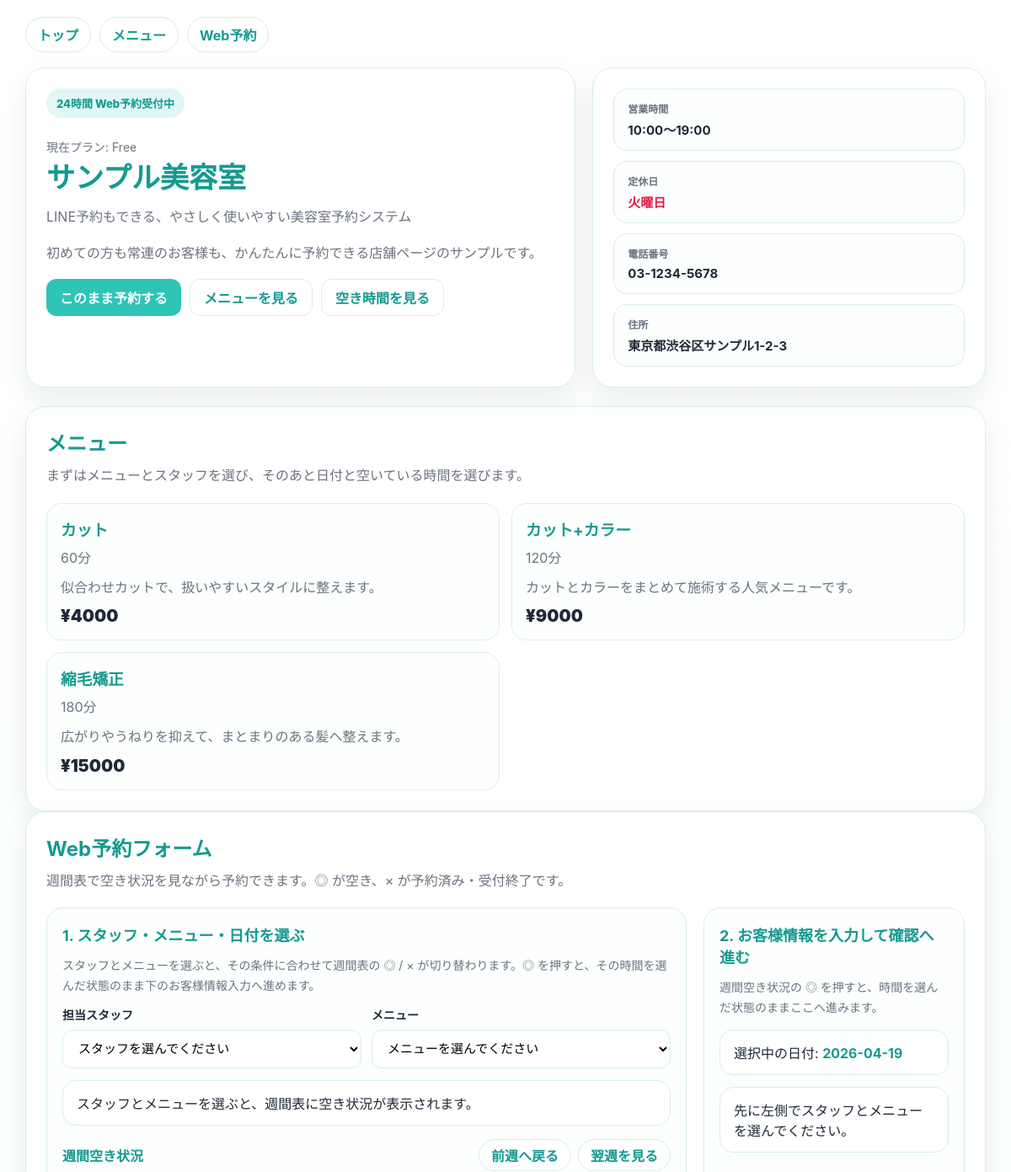
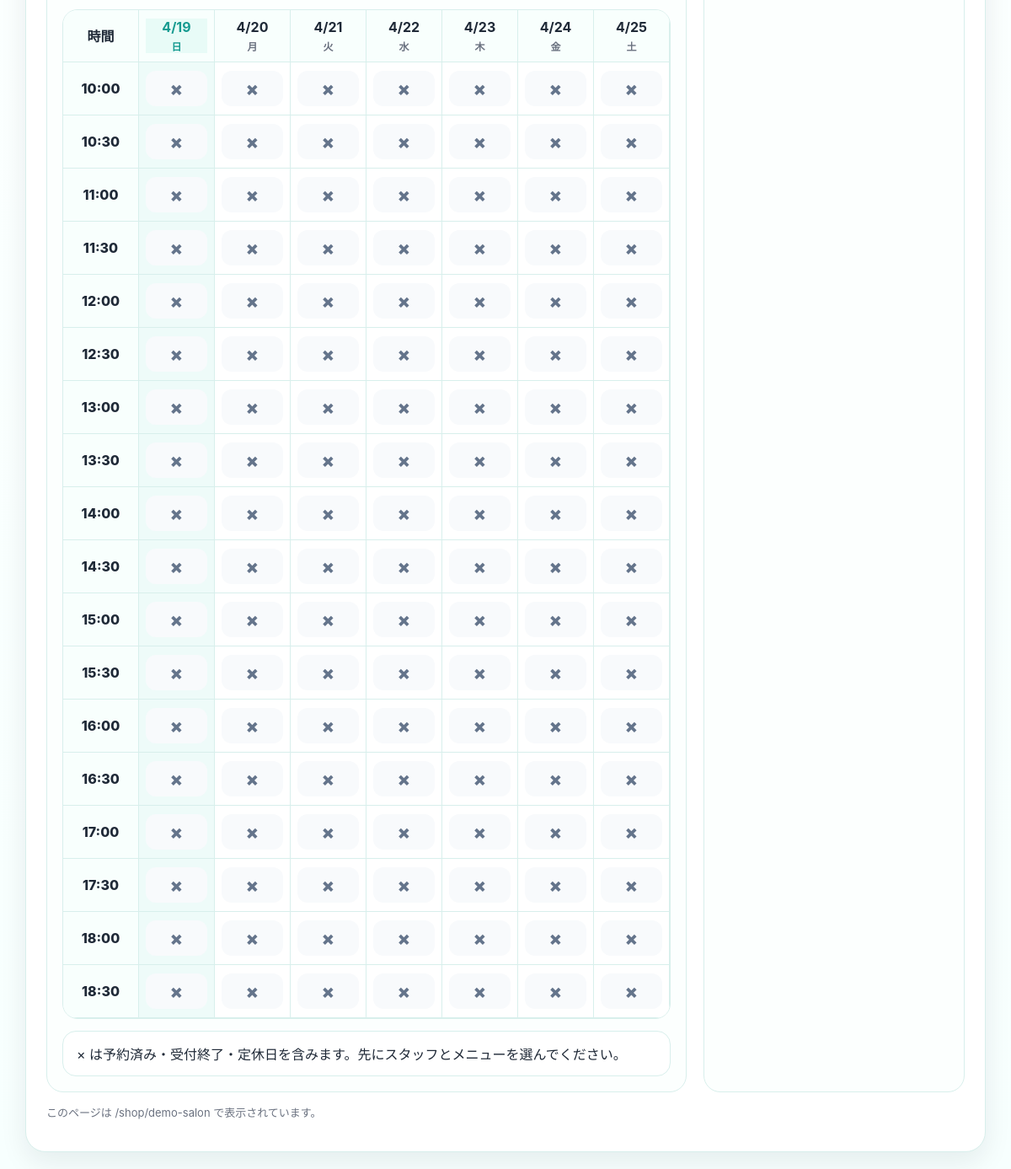
/shop/demo-salon, run on the app's committed database (2 pictures, top to bottom).
### tables this page shows
CREATE TABLE shops (
                id INTEGER PRIMARY KEY AUTOINCREMENT,
                shop_id TEXT NOT NULL UNIQUE,
                shop_name TEXT NOT NULL,
                catch_copy TEXT DEFAULT '',
                description TEXT DEFAULT '',
                phone TEXT DEFAULT '',
                address TEXT DEFAULT '',
                business_hours TEXT DEFAULT '10:00〜19:00',
                holiday TEXT DEFAULT '火曜日',
                primary_color TEXT DEFAULT '#2ec4b6',
                primary_dark TEXT DEFAULT '#159a90',
                accent_bg TEXT DEFAULT '#f7fffe',
                staff_list_json TEXT NOT NULL DEFAULT '[]',
                menus_json TEXT NOT NULL DEFAULT '[]',
                admin_ui_mode TEXT NOT NULL DEFAULT 'web',
                created_at TEXT DEFAULT CURRENT_TIMESTAMP
            , reply_to_email TEXT DEFAULT '');

### app/main.py (the view)
@app.get("/shop/{shop_id}", response_class=HTMLResponse)
def shop_page(request: Request, shop_id: str):
    context = build_shop_booking_context(shop_id, request)
    return templates.TemplateResponse(
        request=request,
        name="shop/index.html",
        context=context,
    )

### app/templates/shop/index.html (shortened to what this page needs)
<!doctype html>
<html lang="ja">
<head>
</head>
<body>
  <div class="wrap">
    <nav class="top-nav">
      <a href="/shop/{{ shop_id }}">トップ</a>
      <a href="#menus">メニュー</a>
      <a href="#reserve-form">Web予約</a>
    </nav>
    <section class="hero">
      <div class="hero-card">
        <div class="badge">24時間 Web予約受付中</div>
        <div style="margin-top:10px; color:var(--subtext); font-size:14px;">現在プラン: {{ subscription.plan_name }}{% if subscription.show_ads %} / このプランは広告表示対応{% endif %}</div>
        <h1>{{ shop.shop_name }}</h1>
        <p class="lead">{{ shop.catch_copy }}</p>
        <p class="lead">{{ shop.description }}</p>
        <div class="hero-actions">
          <a href="#reserve-form" class="btn-link btn-primary">このまま予約する</a>
          <a href="#menus" class="btn-link btn-secondary">メニューを見る</a>
          <a href="#reserve-form" class="btn-link btn-secondary">空き時間を見る</a>
        </div>
      </div>
      <div class="hero-card">
        <div class="info-list">
          <div class="info-item"><div class="info-label">営業時間</div><div class="info-value">{{ shop.business_hours }}</div></div>
          <div class="info-item"><div class="info-label">定休日</div><div class="info-value" style="color:var(--danger);">{{ shop.holiday }}</div></div>
          <div class="info-item"><div class="info-label">電話番号</div><div class="info-value">{{ shop.phone }}</div></div>
          <div class="info-item"><div class="info-label">住所</div><div class="info-value">{{ shop.address }}</div></div>
        </div>
      </div>
    </section>
    <section id="menus" class="section-card">
      <h2 class="section-title">メニュー</h2>
      <p class="section-text">まずはメニューとスタッフを選び、そのあと日付と空いている時間を選びます。</p>
      <div class="menu-grid {% if menus|length > 8 %}tight{% elif menus|length > 4 %}compact{% endif %}">
        {% for menu in menus %}
        <article class="menu-card">
          <h3 class="menu-name">{{ menu.name }}</h3>
          <p class="menu-meta">{{ menu.duration }}分</p>
          <p class="menu-desc">{{ menu.description }}</p>
          <div class="menu-price">¥{{ menu.price }}</div>
        </article>
        {% endfor %}
      </div>
    </section>
    <section id="reserve-form" class="section-card">
      <h2 class="section-title">Web予約フォーム</h2>
      <p class="section-text">週間表で空き状況を見ながら予約できます。◎ が空き、× が予約済み・受付終了です。</p>
      <div class="reserve-layout">
        <div class="panel">
          <h3 class="step-title">1. スタッフ・メニュー・日付を選ぶ</h3>
          <p class="step-note">スタッフとメニューを選ぶと、その条件に合わせて週間表の ◎ / × が切り替わります。◎ を押すと、その時間を選んだ状態のまま下のお客様情報入力へ進めます。</p>
          <form id="finder-form" method="get" action="/shop/{{ shop_id }}#reserve-form">
            <div class="grid-2">
              <label>担当スタッフ
                <select name="staff_id" required onchange="document.getElementById('finder-form').submit()">
                  <option value="">スタッフを選んでください</option>
                </select>
              </label>
              <label>メニュー
                <select name="menu_id" required onchange="document.getElementById('finder-form').submit()">
                  <option value="">メニューを選んでください</option>
                </select>
              </label>
            </div>
            <div class="summary-box">
              {% if selected_staff and selected_menu %}
                <strong>{{ selected_staff.name }}</strong> / <strong>{{ selected_menu.name }}</strong> / {{ selected_menu.duration }}分 / ¥{{ selected_menu.price }}
              {% else %}
                スタッフとメニューを選ぶと、週間表に空き状況が表示されます。
              {% endif %}
            </div>
          </form>
          <div class="week-board-head">
            <div class="week-board-title">週間空き状況</div>
            <div style="display:flex; gap:8px; flex-wrap:wrap;">
              <a class="week-next-link" href="/shop/{{ shop_id }}?staff_id={{ selected_staff_id or '' }}&menu_id={{ selected_menu_id or '' }}&reservation_date={{ selected_date }}&week_start={{ prev_week_start }}#reserve-form">前週へ戻る</a>
              <a class="week-next-link" href="/shop/{{ shop_id }}?staff_id={{ selected_staff_id or '' }}&menu_id={{ selected_menu_id or '' }}&reservation_date={{ selected_date }}&week_start={{ next_week_start }}#reserve-form">翌週を見る</a>
            </div>
          </div>
          <div class="week-board-wrap">
            <table class="week-board">
              <thead>
                <tr>
                  <th class="time-col">時間</th>
                  {% for day in public_week_days %}
                  <th>
                    <div class="day-head {% if day.is_selected %}is-selected{% endif %}">
                      <strong>{{ day.label }}</strong>
                      <span>{{ day.weekday }}</span>
                    </div>
                  </th>
                  {% endfor %}
                </tr>
              </thead>
              <tbody>
                {% for row in public_weekly_rows %}
                <tr>
                  <th class="time-col">{{ row.time }}</th>
                  {% for cell in row.cells %}
                  <td class="slot-cell {% if cell.is_selected %}is-selected{% endif %}">
                    {% if cell.is_available %}
                    <a class="slot-mark is-open" href="/shop/{{ shop_id }}?staff_id={{ selected_staff_id or '' }}&menu_id={{ selected_menu_id or '' }}&reservation_date={{ cell.date }}&start_time={{ cell.time }}&week_start={{ week_start }}#customer-info">◎</a>
                    {% else %}
                    <span class="slot-mark is-booked">×</span>
                    {% endif %}
                  </td>
                  {% endfor %}
                </tr>
                {% endfor %}
              </tbody>
            </table>
          </div>
          <div class="summary-box">× は予約済み・受付終了・定休日を含みます。{{ selected_staff and selected_menu and '◎ を押すとその日付と時間が選択されます。' or '先にスタッフとメニューを選んでください。' }}</div>
        </div>
        <div class="panel" id="customer-info">
          <h3 class="step-title">2. お客様情報を入力して確認へ進む</h3>
          <p class="step-note">週間空き状況の ◎ を押すと、時間を選んだ状態のままここへ進みます。</p>
          {% if selected_date %}
          <div class="summary-box">
            選択中の日付: <strong>{{ selected_date }}</strong>
          </div>
          {% endif %}
          {% if not selected_staff or not selected_menu %}
            <div class="summary-box">先に左側でスタッフとメニューを選んでください。</div>
          {% elif not selected_start_time %}
            <div class="summary-box">左側の週間空き状況から ◎ を押すと、その時間を選んだままお客様情報入力へ進めます。</div>
          {% else %}
            <div class="summary-box">選択した時間は予約できません。別の ◎ を選んでください。</div>
          {% endif %}
        </div>
      </div>
      <p class="footer-note">このページは /shop/{{ shop_id }} で表示されています。</p>
    </section>
  </div>
</body>
</html>

### data on the page
shops: shop_name "サンプル美容室", catch_copy "LINE予約もできる、やさしく使いやすい美容室予約システム", description "初めての方も常連のお客様も、かんたんに予約できる店舗ページのサンプルです。", business_hours "10:00〜19:00", holiday "火曜日", phone "03-1234-5678", address "東京都渋谷区サンプル1-2-3", shop "demo-salon"

### other printed values
{{ subscription.plan_name }} "Free"
{{ menu.name }} "カット" "カット+カラー" "縮毛矯正"
{{ menu.duration }} "60" "120" "180"
{{ menu.description }} "似合わせカットで、扱いやすいスタイルに整えます。" "カットとカラーをまとめて施術する人気メニューです。" "広がりやうねりを抑えて、まとまりのある髪へ整えます。"
{{ menu.price }} "4000" "9000" "15000"
{{ day.label }} "4/19" "4/20" "4/21" "4/22" "4/23" "4/24" "4/25"
{{ day.weekday }} "日" "月" "火" "水" "木" "金" "土"
{{ row.time }} "10:00" "10:30" "11:00" "11:30" "12:00" "12:30" "13:00" "13:30" "14:00" "14:30" "15:00" "15:30" "16:00" "16:30" "17:00" "17:30" "18:00" "18:30"
{{ selected_date }} "2026-04-19"
